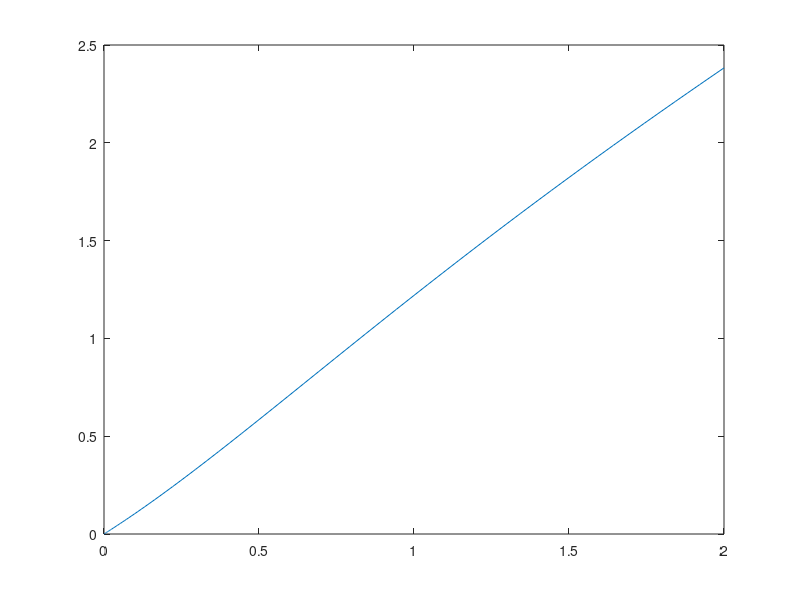

The MATLAB script that drew this image:
# L1Z1B

# x' = (1+e^(-x))*sin(t), x(0) = 0

clear;
clc;

[T, X] = ode45(@(t, x) 1 + exp(-x) * sin(t), [0, 2], 0);
plot(T, X);
